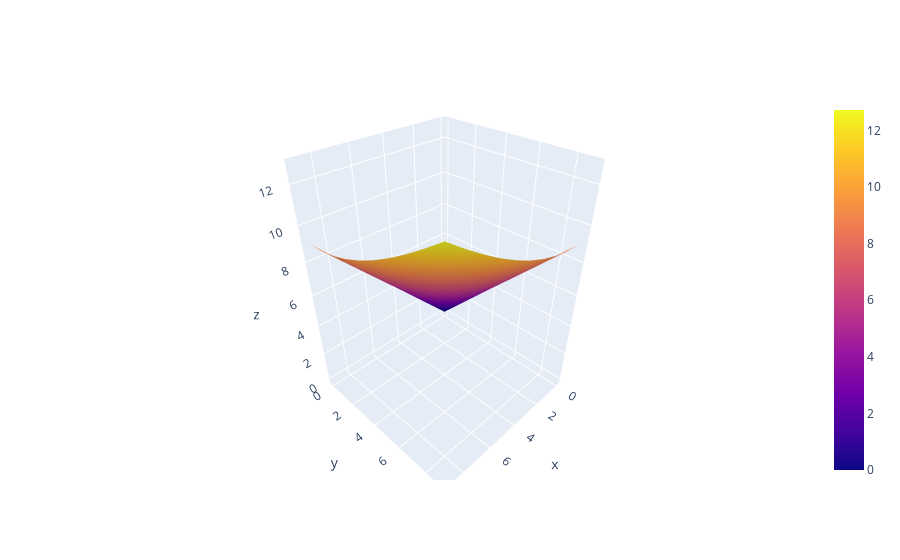

Notebook code cell kept with this figure:
### Code cell
x=np.arange(0,10)
y=np.copy(x)
x,y=np.meshgrid(x,y,indexing='ij')
z=(x**2+y**2)**0.5

fig=go.Figure(data=[go.Surface(z=z,x=x,y=y)])
fig.show()

### Figure 1 — Plotly figure (JSON) as saved in the notebook; plotly's stock layout.template omitted (floating-point values rounded to 4 significant figures)
{"data": [{"type": "surface", "x": [[0, 0, 0, 0, 0, 0, 0, 0, 0, 0], [1, 1, 1, 1, 1, 1, 1, 1, 1, 1], [2, 2, 2, 2, 2, 2, 2, 2, 2, 2], [3, 3, 3, 3, 3, 3, 3, 3, 3, 3], [4, 4, 4, 4, 4, 4, 4, 4, 4, 4], [5, 5, 5, 5, 5, 5, 5, 5, 5, 5], [6, 6, 6, 6, 6, 6, 6, 6, 6, 6], [7, 7, 7, 7, 7, 7, 7, 7, 7, 7], [8, 8, 8, 8, 8, 8, 8, 8, 8, 8], [9, 9, 9, 9, 9, 9, 9, 9, 9, 9]], "y": [[0, 1, 2, 3, 4, 5, 6, 7, 8, 9], [0, 1, 2, 3, 4, 5, 6, 7, 8, 9], [0, 1, 2, 3, 4, 5, 6, 7, 8, 9], [0, 1, 2, 3, 4, 5, 6, 7, 8, 9], [0, 1, 2, 3, 4, 5, 6, 7, 8, 9], [0, 1, 2, 3, 4, 5, 6, 7, 8, 9], [0, 1, 2, 3, 4, 5, 6, 7, 8, 9], [0, 1, 2, 3, 4, 5, 6, 7, 8, 9], [0, 1, 2, 3, 4, 5, 6, 7, 8, 9], [0, 1, 2, 3, 4, 5, 6, 7, 8, 9]], "z": [[0.0, 1.0, 2.0, 3.0, 4.0, 5.0, 6.0, 7.0, 8.0, 9.0], [1.0, 1.414, 2.236, 3.162, 4.123, 5.099, 6.083, 7.071, 8.062, 9.055], [2.0, 2.236, 2.828, 3.606, 4.472, 5.385, 6.325, 7.28, 8.246, 9.22], [3.0, 3.162, 3.606, 4.243, 5.0, 5.831, 6.708, 7.616, 8.544, 9.487], [4.0, 4.123, 4.472, 5.0, 5.657, 6.403, 7.211, 8.062, 8.944, 9.849], [5.0, 5.099, 5.385, 5.831, 6.403, 7.071, 7.81, 8.602, 9.434, 10.3], [6.0, 6.083, 6.325, 6.708, 7.211, 7.81, 8.485, 9.22, 10.0, 10.82], [7.0, 7.071, 7.28, 7.616, 8.062, 8.602, 9.22, 9.899, 10.63, 11.4], [8.0, 8.062, 8.246, 8.544, 8.944, 9.434, 10.0, 10.63, 11.31, 12.04], [9.0, 9.055, 9.22, 9.487, 9.849, 10.3, 10.82, 11.4, 12.04, 12.73]]}], "layout": {}}
